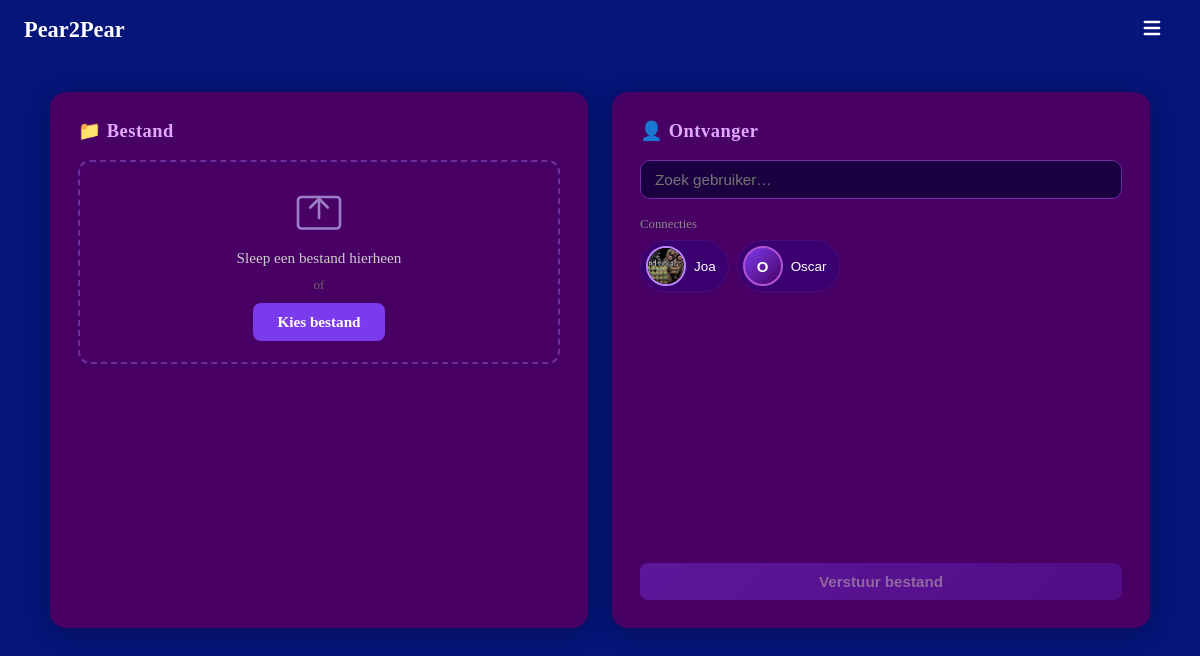
The page / (signed in) on the database its author committed.
### models.py (models this page shows, shortened)
class User(UserMixin, db.Model):
    __tablename__ = "users"
    id            = db.Column(db.Integer, primary_key=True)
    username      = db.Column(db.String(30),  unique=True, nullable=False, index=True)
    email         = db.Column(db.String(120), unique=True, nullable=False, index=True)
    password_hash = db.Column(db.String(256), nullable=False)
    created_at    = db.Column(db.DateTime, default=datetime.utcnow, nullable=False)
    last_login    = db.Column(db.DateTime, default=datetime.utcnow, nullable=False)
    age            = db.Column(db.Integer,     nullable=True)
    avatar         = db.Column(db.String(200),   nullable=True)
    location       = db.Column(db.String(100), nullable=True)
    is_public      = db.Column(db.Boolean, default=True,  nullable=False)
    friends_public = db.Column(db.Boolean, default=False, nullable=False)
    sent_requests     = db.relationship("Friendship", foreign_keys=[Friendship.from_id], backref="from_user", lazy="dynamic")
    received_requests = db.relationship("Friendship", foreign_keys=[Friendship.to_id],   backref="to_user",   lazy="dynamic")
    notifications     = db.relationship("Notification", foreign_keys=[Notification.user_id], backref="owner", lazy="dynamic", order_by=Notification.created_at.desc())
    def friends(self):
        accepted_sent     = Friendship.query.filter_by(from_id=self.id, status="accepted").all()
        accepted_received = Friendship.query.filter_by(to_id=self.id,   status="accepted").all()
        friend_ids = [f.to_id for f in accepted_sent] + [f.from_id for f in accepted_received]
        return User.query.filter(User.id.in_(friend_ids)).all()
    def pending_received(self):
        reqs = Friendship.query.filter_by(to_id=self.id, status="pending").all()
        return User.query.filter(User.id.in_([r.from_id for r in reqs])).all()
    def unread_message_count(self):
        return Message.query.filter_by(receiver_id=self.id, read=False).count()
    def unread_notification_count(self):
        return Notification.query.filter_by(user_id=self.id, read=False).count()
    def total_inbox_count(self):
        return self.unread_message_count() + self.unread_notification_count()

### main.py (the view)
    @app.route("/")
    @login_required
    def index():
        friends   = current_user.friends()
        all_users = User.query.filter(User.id != current_user.id).order_by(User.username).all()
        return render_template("index.html", friends=friends, all_users=all_users)

### templates/index.html (shortened to what this page needs)
{% extends "base.html" %}
{% from "macros.html" import avatar %}
{% block content %}
<div class="transfer-page">
  <div class="transfer-panel transfer-panel--left">
    <h2 class="panel-title">📁 Bestand</h2>
    <div class="drop-zone" id="dropZone">
      <div class="drop-zone__inner" id="dropInner">
        <p class="drop-zone__text">Sleep een bestand hierheen</p>
        <p class="drop-zone__sub">of</p>
        <label class="btn">
          Kies bestand
        </label>
      </div>
    </div>
  </div>
  <div class="transfer-panel transfer-panel--right">
    <h2 class="panel-title">👤 Ontvanger</h2>
    <div class="recipient-search">
      <input type="text" id="recipientSearch" class="recipient-input"
             placeholder="Zoek gebruiker…" autocomplete="off">
    </div>
    {% if friends %}
    <div class="quick-friends">
      <p class="quick-friends__label">Connecties</p>
      <div class="quick-friends__list">
        {% for f in friends %}
        <button class="quick-friend-btn" data-id="{{ f.id }}" data-name="{{ f.username }}" data-avatar="{{ f.avatar or '' }}">
          {{ avatar(f, size=36) }}
          <span>{{ f.username }}</span>
        </button>
        {% endfor %}
      </div>
    </div>
    {% endif %}
    <button class="btn send-btn" id="sendBtn" disabled>
      <span id="sendBtnLabel">Verstuur bestand</span>
    </button>
  </div>
</div>
{% endblock %}

### templates/macros.html
{% macro avatar(user, size=48, cls="") %}
{% if user.avatar %}
<img src="/static/avatars/{{ user.avatar }}"
     alt="{{ user.username }}"
     class="avatar-img {{ cls }}"
     style="width:{{ size }}px;height:{{ size }}px;border-radius:50%;object-fit:cover;border:2px solid #bb86fc;">
{% else %}
<div class="avatar-placeholder {{ cls }}"
     style="width:{{ size }}px;height:{{ size }}px;font-size:{{ (size * 0.42)|int }}px;">
  {{ user.username[0].upper() }}
</div>
{% endif %}
{% endmacro %}

### static/style.css (style rules this page uses)
html, body { height: 100%; margin: 0; background-color: #05157a; overflow: hidden; }
h1, h2, h3, p, small, label { color: white; }
.btn { background-color: #7c3aed; color: white; border: none; padding: 10px 24px; border-radius: 8px; cursor: pointer; font-size: 0.95rem; font-weight: 600; transition: background-color 0.2s; text-decoration: none; display: inline-block; }
.avatar-placeholder { border-radius: 50%; background: linear-gradient(135deg, #7c3aed, #490064); display: flex; align-items: center; justify-content: center; font-weight: 700; color: white; border: 2px solid #B153D7; flex-shrink: 0; }
.avatar-img { flex-shrink: 0; }
.transfer-page { display: flex; gap: 24px; width: 92%; max-width: 1100px; padding: 32px 0 48px; align-items: flex-start; }
.transfer-panel { flex: 1; background: #490064; border-radius: 16px; padding: 28px; box-shadow: 0 4px 24px rgba(0,0,0,0.3); min-height: 480px; display: flex; flex-direction: column; gap: 18px; }
.panel-title { margin: 0; font-size: 1.15rem; color: #e0aaff; letter-spacing: 0.03em; }
.drop-zone { border: 2px dashed #6b2fa0; border-radius: 12px; min-height: 200px; display: flex; align-items: center; justify-content: center; transition: border-color 0.2s, background 0.2s; cursor: pointer; }
.drop-zone__inner { display: flex; flex-direction: column; align-items: center; gap: 10px; padding: 20px; }
.drop-icon { width: 56px; height: 56px; color: #9d7fc7; }
.drop-zone__text { color: #ccc; margin: 0; font-size: 0.95rem; }
.drop-zone__sub { color: #666; margin: 0; font-size: 0.82rem; }
.recipient-search { position: relative; }
.recipient-input { width: 100%; box-sizing: border-box; padding: 10px 14px; background: #1a0040; border: 1px solid #6b2fa0; border-radius: 10px; color: white; font-size: 0.95rem; }
.quick-friends__label { color: #888; font-size: 0.8rem; margin: 0 0 8px; }
.quick-friends__list { display: flex; gap: 8px; flex-wrap: wrap; }
.quick-friend-btn { display: flex; align-items: center; gap: 8px; background: #3a006f; border: 1px solid #6b2fa044; border-radius: 999px; padding: 5px 12px 5px 5px; color: white; font-size: 0.84rem; cursor: pointer; transition: background 0.15s; }
.send-btn { margin-top: auto; width: 100%; padding: 14px; font-size: 1rem; border-radius: 12px; background: linear-gradient(135deg, #7c3aed, #5b21b6); box-shadow: 0 4px 16px rgba(124,58,237,0.4); transition: opacity 0.2s, box-shadow 0.2s; }
.send-btn:disabled { opacity: 0.4; box-shadow: none; cursor: not-allowed; }
.btn { background-color: #7c3aed; color: white; border: none; padding: 10px 24px; border-radius: 8px; cursor: pointer; font-size: 0.95rem; font-weight: 600; transition: background-color 0.2s; text-decoration: none; }

### rows shown on the page
User: avatar (picture), username "Joa"
User: {{ size }} 36 (drawn), username "O", username "Oscar"
